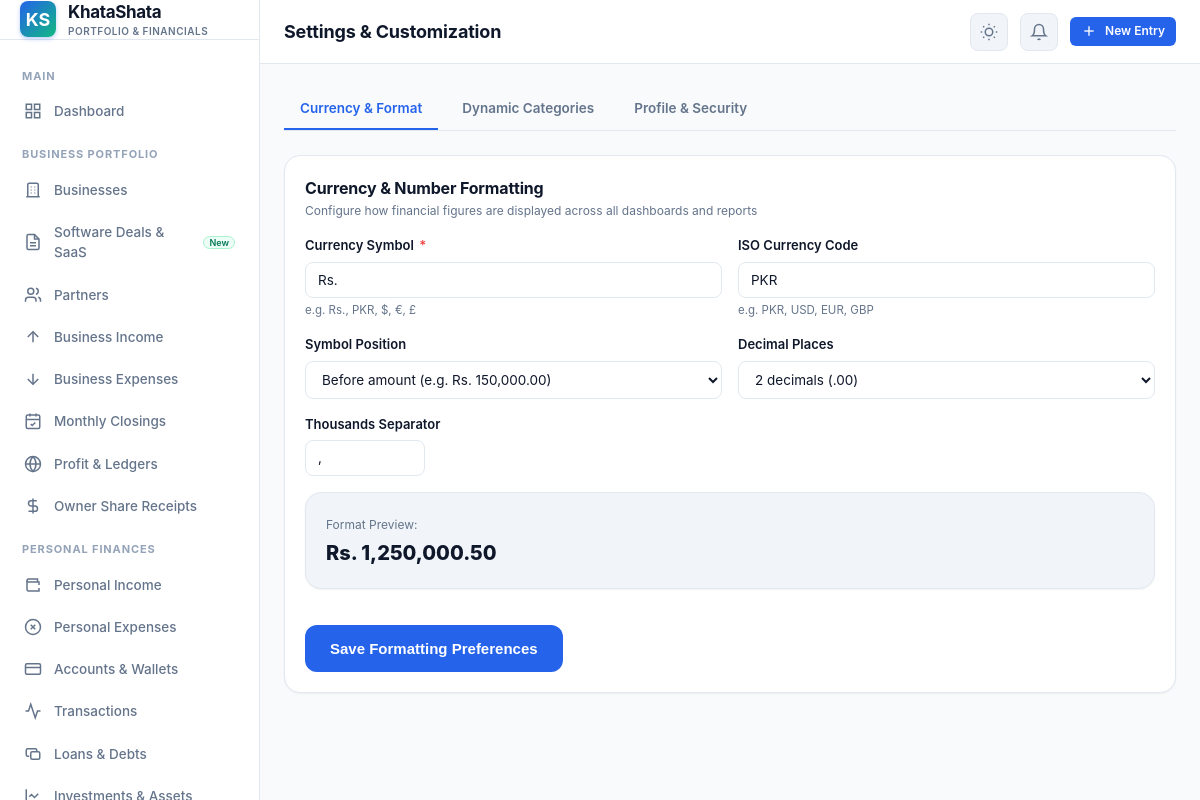
The page /settings.php (signed in) on the database its author committed.
### tables this page shows
CREATE TABLE IF NOT EXISTS `app_settings` (
  `id` INT AUTO_INCREMENT PRIMARY KEY,
  `user_id` INT NOT NULL,
  `setting_key` VARCHAR(100) NOT NULL,
  `setting_value` TEXT DEFAULT NULL,
  `created_at` DATETIME DEFAULT CURRENT_TIMESTAMP,
  `updated_at` DATETIME DEFAULT CURRENT_TIMESTAMP ON UPDATE CURRENT_TIMESTAMP,
  UNIQUE KEY `uk_user_setting` (`user_id`, `setting_key`),
  CONSTRAINT `fk_settings_user` FOREIGN KEY (`user_id`) REFERENCES `users` (`id`) ON DELETE CASCADE
);

### includes/functions.php (called while the page is built, shortened)
<?php
function get_setting($key, $default = '') {
    static $settings_cache = [];
    $user_id = current_user_id() ?? 1;
    if (isset($settings_cache[$user_id][$key])) {
        return $settings_cache[$user_id][$key];
    }
    try {
        $db = get_db_connection();
        $stmt = $db->prepare("SELECT setting_value FROM app_settings WHERE user_id = :uid AND setting_key = :k LIMIT 1");
        $stmt->execute(['uid' => $user_id, 'k' => $key]);
        $val = $stmt->fetchColumn();
        if ($val !== false) {
            $settings_cache[$user_id][$key] = $val;
            return $val;
        }
    } catch (Exception $e) {
        error_log("Error reading setting: " . $e->getMessage());
    }
    return $default;
}
function format_money($amount, $currency = null) {
    $amount = (float)$amount;
    $symbol = $currency ?? get_setting('currency_symbol', 'Rs.');
    $decimals = (int)get_setting('decimals', 2);
    $dec_point = get_setting('decimal_point', '.');
    $thousands_sep = get_setting('thousands_sep', ',');
    $position = get_setting('currency_position', 'before');
    $formatted_number = number_format(abs($amount), $decimals, $dec_point, $thousands_sep);
    $sign = $amount < 0 ? '-' : '';
    return $sign . $symbol . ' ' . $formatted_number;
}

### includes/auth.php (called while the page is built, shortened)
<?php
function current_user_id() {
    return $_SESSION['user_id'] ?? null;
}

### settings.php (the view, shortened to what this page needs)
<?php
$active_subtab = $_GET['tab'] ?? 'currency';
require_once ROOT_PATH . '/includes/header.php';
?>
<div style="max-width: 900px; margin: 0 auto;">
  <div class="nav-tabs" style="margin-bottom: 24px;">
    <a href="?tab=currency" class="nav-tab-item <?= $active_subtab === 'currency' ? 'active' : '' ?>">
      Currency & Format
    </a>
    <a href="?tab=categories" class="nav-tab-item <?= $active_subtab === 'categories' ? 'active' : '' ?>">
      Dynamic Categories
    </a>
    <a href="?tab=profile" class="nav-tab-item <?= $active_subtab === 'profile' ? 'active' : '' ?>">
      Profile & Security
    </a>
  </div>
  <?php if ($active_subtab === 'currency'): ?>
    <div class="card">
      <div class="card-header">
        <div>
          <div class="card-title">Currency & Number Formatting</div>
          <div class="card-subtitle">Configure how financial figures are displayed across all dashboards and reports</div>
        </div>
      </div>
      <form method="POST" action="">
        <div class="form-grid">
          <div class="form-group">
            <label class="form-label">Currency Symbol <span class="req">*</span></label>
            <input type="text" name="currency_symbol" class="form-control" value="<?= htmlspecialchars(get_setting('currency_symbol', 'Rs.')) ?>" required>
            <div class="form-text">e.g. Rs., PKR, $, €, £</div>
          </div>
          <div class="form-group">
            <label class="form-label">ISO Currency Code</label>
            <input type="text" name="currency_code" class="form-control" value="<?= htmlspecialchars(get_setting('currency_code', 'PKR')) ?>">
            <div class="form-text">e.g. PKR, USD, EUR, GBP</div>
          </div>
        </div>
        <div class="form-grid">
          <div class="form-group">
            <label class="form-label">Symbol Position</label>
            <select name="currency_position" class="form-control">
              <option value="before" <?= get_setting('currency_position') === 'before' ? 'selected' : '' ?>>Before amount (e.g. Rs. 150,000.00)</option>
            </select>
          </div>
          <div class="form-group">
            <label class="form-label">Decimal Places</label>
            <select name="decimals" class="form-control">
              <option value="2" <?= get_setting('decimals') == 2 ? 'selected' : '' ?>>2 decimals (.00)</option>
            </select>
          </div>
        </div>
        <div class="form-group">
          <label class="form-label">Thousands Separator</label>
          <input type="text" name="thousands_sep" class="form-control" value="<?= htmlspecialchars(get_setting('thousands_sep', ',')) ?>" style="width: 120px;">
        </div>
        <div class="card" style="background: var(--bg-surface-subtle); margin-top: 16px;">
          <span style="font-size: 12px; color: var(--text-muted);">Format Preview:</span>
          <div style="font-size: 20px; font-weight: 800; color: var(--text-main); margin-top: 4px;">
            <?= format_money(1250000.50) ?>
          </div>
        </div>
        <button type="submit" class="btn btn-primary btn-lg" style="margin-top: 16px;">
          Save Formatting Preferences
        </button>
      </form>
    </div>
  <?php endif; ?>
</div>
<?php require_once ROOT_PATH . '/includes/footer.php'; ?>

### assets/css/style.css (style rules this page uses)
:root { --font-sans: 'Inter', -apple-system, BlinkMacSystemFont, 'Segoe UI', Roboto, Helvetica, Arial, sans-serif; --bg-app: #f8fafc; --bg-surface: #ffffff; --bg-surface-subtle: #f1f5f9; --bg-surface-elevated: #ffffff; --border-subtle: #e2e8f0; --border-strong: #cbd5e1; --text-main: #0f172a; --text-muted: #64748b; --text-subtle: #94a3b8; --primary: #2563eb; --primary-hover: #1d4ed8; --primary-light: #eff6ff; --primary-border: #bfdbfe; --success: #10b981; --success-dark: #047857; --success-light: #ecfdf5; --success-border: #a7f3d0; --danger: #ef4444; --danger-dark: #b91c1c; --danger-light: #fef2f2; --danger-border: #fecaca; --warning: #f59e0b; --warning-dark: #b45309; --warning-light: #fffbeb; --warning-border: #fde68a; --info: #0284c7; --info-light: #f0f9ff; --info-border: #bae6fd; --purple: #8b5cf6; --purple-light: #f5f3ff; --shadow-sm: 0 1px 2px 0 rgb(0 0 0 / 0.05); --shadow-md: 0 4px 6px -1px rgb(0 0 0 / 0.07), 0 2px 4px -2px rgb(0 0 0 / 0.05); --shadow-lg: 0 10px 15px -3px rgb(0 0 0 / 0.08), 0 4px 6px -4px rgb(0 0 0 / 0.05); --radius-sm: 8px; --radius-md: 12px; --radius-lg: 16px; --radius-xl: 20px; --sidebar-width: 260px; --bottom-nav-height: 64px; --topbar-height: 64px; }
*, *::before, *::after { box-sizing: border-box; margin: 0; padding: 0; }
body { font-family: var(--font-sans); background-color: var(--bg-app); color: var(--text-main); line-height: 1.5; font-size: 14px; -webkit-font-smoothing: antialiased; -webkit-tap-highlight-color: transparent; min-height: 100vh; }
a { color: var(--primary); text-decoration: none; transition: color 0.15s ease; }
.card { background-color: var(--bg-surface); border: 1px solid var(--border-subtle); border-radius: var(--radius-lg); box-shadow: var(--shadow-sm); padding: 20px; margin-bottom: 20px; transition: border-color 0.15s ease, box-shadow 0.15s ease; }
.card-header { display: flex; align-items: center; justify-content: space-between; margin-bottom: 16px; gap: 12px; }
.card-title { font-size: 16px; font-weight: 700; color: var(--text-main); letter-spacing: -0.01em; }
.card-subtitle { font-size: 12px; color: var(--text-muted); margin-top: 2px; }
.btn { display: inline-flex; align-items: center; justify-content: center; gap: 8px; padding: 8px 16px; border-radius: var(--radius-sm); font-size: 13.5px; font-weight: 600; cursor: pointer; border: 1px solid transparent; transition: all 0.15s ease; line-height: 1.4; white-space: nowrap; }
.btn-primary { background-color: var(--primary); color: #fff; }
.btn-lg { padding: 12px 24px; font-size: 15px; border-radius: var(--radius-md); }
.form-group { margin-bottom: 16px; }
.form-label { display: block; font-size: 13px; font-weight: 600; color: var(--text-main); margin-bottom: 6px; }
.form-label span.req { color: var(--danger); margin-left: 2px; }
.form-control { width: 100%; padding: 9px 12px; font-size: 13.5px; font-family: inherit; color: var(--text-main); background-color: var(--bg-surface); border: 1px solid var(--border-subtle); border-radius: var(--radius-sm); outline: none; transition: border-color 0.15s ease, box-shadow 0.15s ease; }
.form-text { font-size: 11.5px; color: var(--text-muted); margin-top: 4px; }
.form-grid { display: grid; grid-template-columns: repeat(auto-fit, minmax(280px, 1fr)); gap: 16px; }
.nav-tabs { display: flex; gap: 8px; border-bottom: 1px solid var(--border-subtle); margin-bottom: 20px; overflow-x: auto; scrollbar-width: none; }
.nav-tab-item { padding: 10px 16px; font-weight: 600; font-size: 13.5px; color: var(--text-muted); border-bottom: 2px solid transparent; white-space: nowrap; display: flex; align-items: center; gap: 6px; }
.nav-tab-item.active { color: var(--primary); border-bottom-color: var(--primary); }

### rows shown on the page
app_settings: currency_symbol "Rs."
app_settings: currency_code "PKR"
app_settings: currency_position "Before amount (e.g. Rs. 150,000.00)"
app_settings: decimals "2 decimals (.00)"
app_settings: thousands_sep ","
app_settings: setting_value "Rs. 1,250,000.50"

### other values the page prints
APP_NAME "KhataShata"
$page_title "Settings & Customization"
